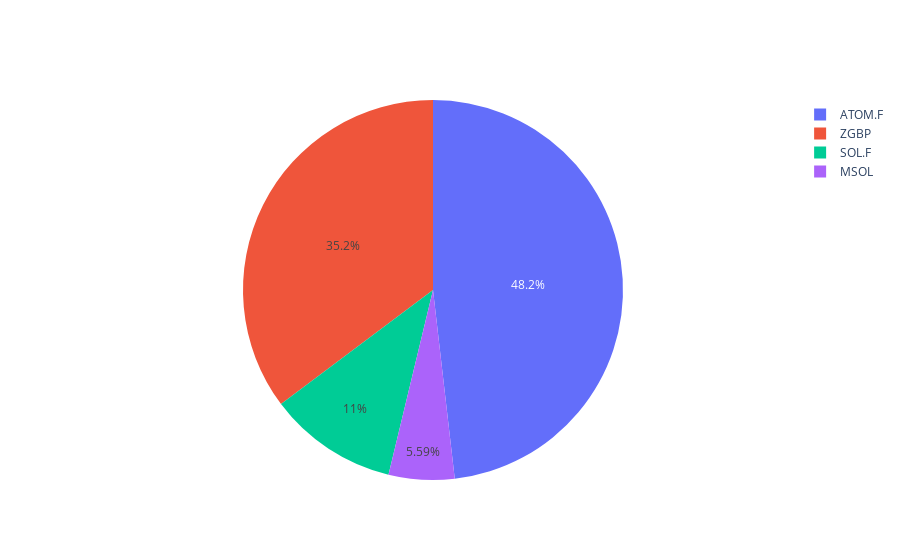

The notebook cell this image was saved under:
### Code cell
import config as cfg
import requests
import time
import urllib.parse
import hashlib
import hmac
import base64
import json
import plotly.graph_objects as go


api_url = "https://api.kraken.com"

api_endpoints = {
    'Assets': '/0/public/Assets',
    'AssetPairs': '/0/public/AssetPairs',
    'Ticker': '/0/public/Ticker',
    'OHLC': '/0/public/OHLC',

    'Balance': '/0/private/Balance',
    'ExtendedBalance': '/0/private/BalanceEx',
    'Ledgers': '/0/private/Ledgers',
    'QueryLedgers': '/0/private/QueryLedgers',
    'TradeVolume': '/0/private/TradeVolume',
}

# Function to get Kraken signature
def get_kraken_signature(urlpath, data, secret):
    postdata = urllib.parse.urlencode(data)
    encoded = (str(data['nonce']) + postdata).encode()
    message = urlpath.encode() + hashlib.sha256(encoded).digest()

    mac = hmac.new(base64.b64decode(secret), message, hashlib.sha512)
    sigdigest = base64.b64encode(mac.digest())
    return sigdigest.decode() 

# Function to make Kraken API request
def kraken_request(uri_path, data, api_key, api_sec, headers=None):
    if headers is None:
        headers = {}

    headers['API-Key'] = api_key
    headers['API-Sign'] = get_kraken_signature(uri_path, data, api_sec)
    req = requests.post((api_url + uri_path), headers=headers, data=data)
    return req

#Function to make more non-trivial Kraken API get request
def kraken_get_request(uri_path, data=None, headers=None):
    if headers is None:
        headers = {
            'Accept': 'application/json'
        }
    
    headers.update(headers)
    req = requests.get((api_url + uri_path), headers=headers, data=data)
    return req

api_key = cfg.api_key
api_sec = cfg.api_priv

# Function to generate a nonce
def generate_nonce():
    return str(int(1000 * time.time()))


# Function to get the balance of all assets in the Kraken account with the given API keys
def grab_ext_bal():
    # Construct the Kraken API request and get the External Balance Information
    resp = kraken_request(api_endpoints['ExtendedBalance'], {"nonce": generate_nonce(),}, api_key, api_sec).json()['result']
    
    balanceDict = {}
    # Extract the balance of each non zero asset
    for asset in resp:
        if float(resp[asset]['balance']) == 0:
            continue
        balance = resp[asset]['balance']
        balanceDict[asset] = balance

    return balanceDict
balance = grab_ext_bal()
print(balance)

def grab_all_assets():
    # Grab all asset pair names from the Kraken API
    # assetPairs = requests.get(api_url + '/0/public/AssetPairs').json()
    # assetPairs = assetPairs['result']
    # altNames = [details['altname'] for details in assetPairs.values()]
    # altNames = list(assetPairs.keys())
    # return altNames

    # Construct the Kraken API request and get all asset pairs from the Kraken API
    assetPairs = kraken_get_request(api_endpoints['AssetPairs']).json()['result']
    
    # Extract 'altname' for each asset pair
    altNames = [details['altname'] for details in assetPairs.values()]
    
    print("altNames: ")
    print(altNames)
    return altNames

assetPairs = grab_all_assets()

# Extract labels and values for pie chart in plotly from the balance dictionary
labels = list(balance.keys())
values = list(balance.values())

# Create a pie chart using plotly
fig = go.Figure(data=[go.Pie(labels=labels, values=values)])
fig.show()


# sns.set_theme(style='darkgrid')

# # Define seaborn color palette
# sns.set_palette('light:#5A9', n_colors=len(balanceDict))



# # Extract labels and values
# labels = list(balanceDict.keys())
# values = list(balanceDict.values())

# fig = plt.figure(figsize=(16, 16), dpi=1600)

# # Initialize 9 subplots 3x3
# fig, ax = plt.subplots(3, 3 , figsize=(12, 12), dpi=1600)
# # Plot pie chart

# ax[1,1].pie(values, labels=labels, autopct='%1.1f%%')
# plt.title('Asset Distribution')
# plt.show()

### Figure 1 — Plotly figure (JSON) as saved in the notebook; plotly's stock layout.template omitted (floating-point values rounded to 4 significant figures)
{"data": [{"labels": ["ATOM.F", "MSOL", "SOL.F", "ZGBP"], "type": "pie", "values": ["5.20928100", "0.6047700000", "1.1884947880", "3.8113"]}], "layout": {}}
